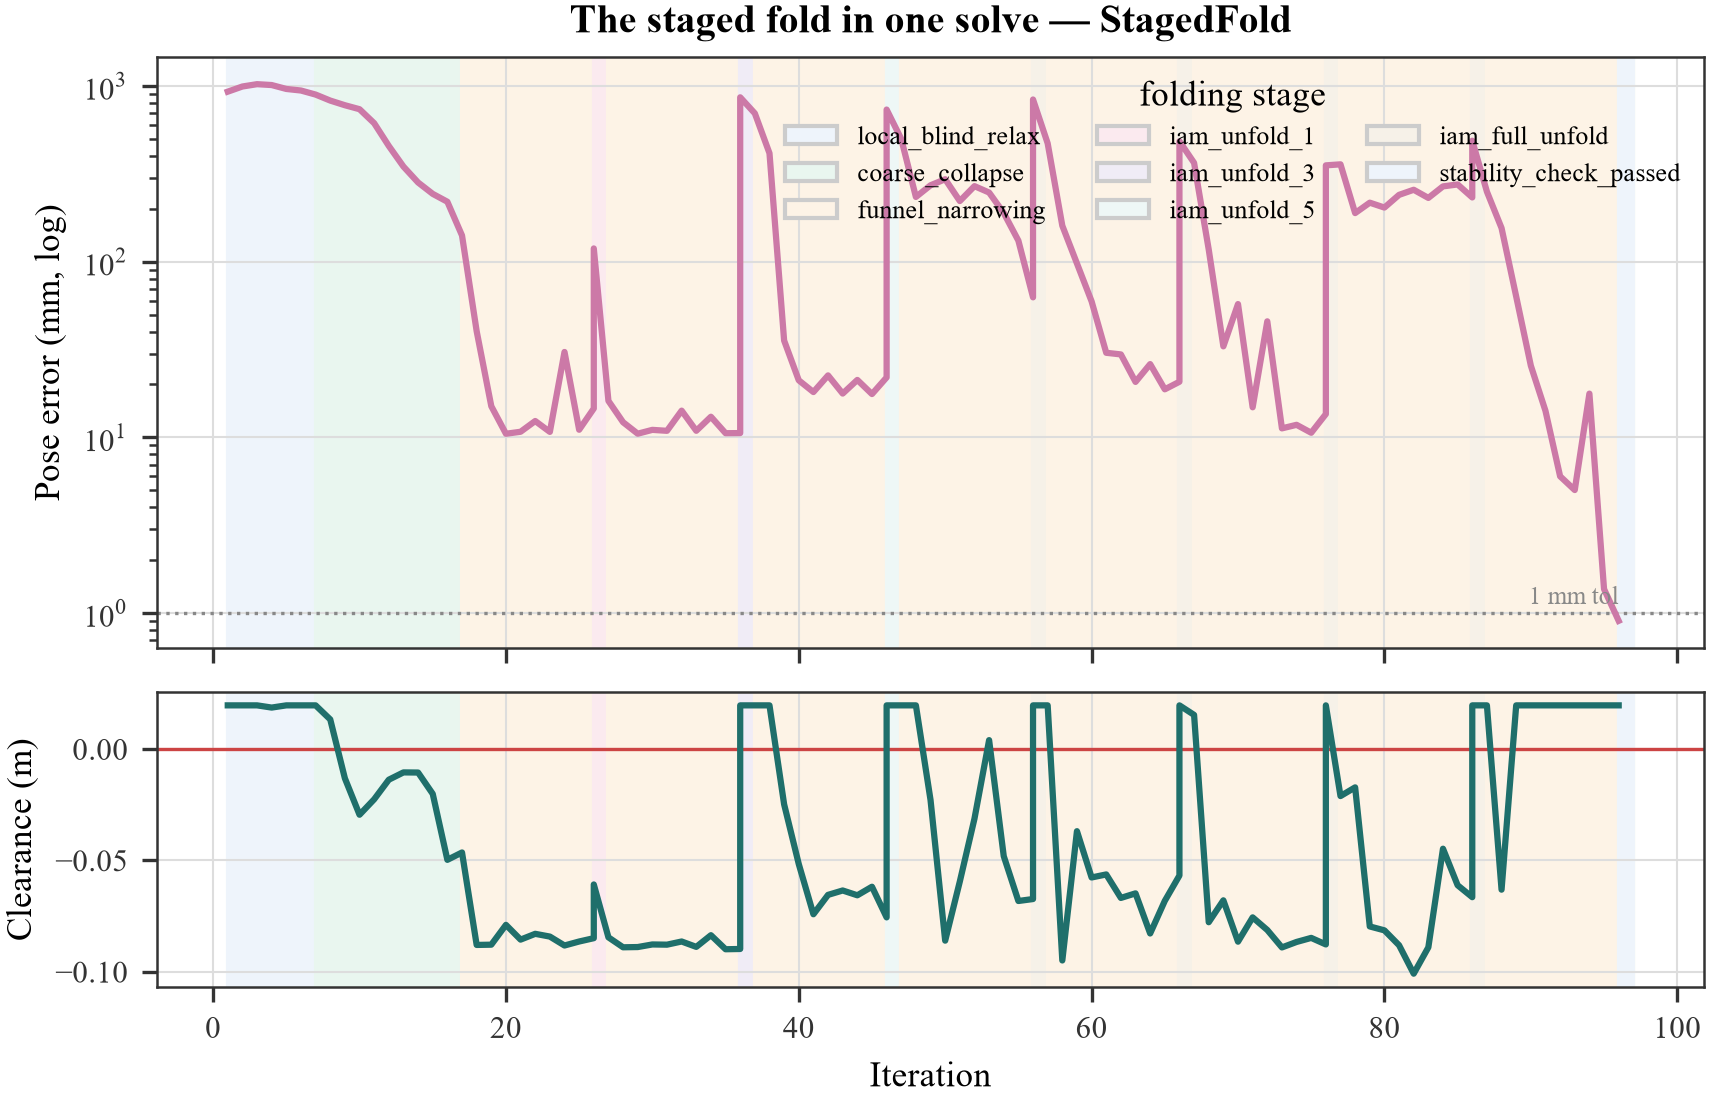

This chart was generated by the following Python code:
"""P2 -- the staged fold as a convergence trace: connects the folding-funnel metaphor
to the actual solver run. For one UR5 `cluttered` solve of StagedFold it plots
pose error and self-collision clearance against iteration, with the folding stages
(local-blind relax -> coarse collapse -> funnelled search -> chaperone rescue ->
stability gate) shaded as bands. You can see the target-blind first stage not
touching pose error, the collapse dropping it, the funnel narrowing, and a chaperone
rescue firing on a stall.

Runs the solver with collect_steps=True, so it needs the backend venv python.
Run:  python fig_energy_trace.py [--solver protein_ik] [--max-seeds 60]
"""
from __future__ import annotations

import argparse
import os
import sys

sys.path.insert(0, os.path.dirname(os.path.abspath(__file__)))
import _style as S
sys.path.insert(0, str(S.REPO / "backend"))

import numpy as np
import matplotlib.pyplot as plt

from app.core.kinematics import get_robot_spec
from app.api.scenarios import generate_target
from app.solvers.registry import run_solver

# a soft, distinct band colour per phase (matched by substring, order-preserving)
PHASE_COLORS = ["#eef4fb", "#e9f6ef", "#fdf3e6", "#fbeaef", "#f0ecf6",
                "#eef7f6", "#f6f1e8"]


def pick_solve(solver, robot, scenario, max_seeds):
    """Prefer a solve that fired a chaperone rescue (restarts>0) so the trace shows
    the full staged story; fall back to the longest successful trace."""
    fallback = None
    for seed in range(1, max_seeds + 1):
        g = np.random.default_rng(seed)
        q0, T = generate_target(get_robot_spec(robot), g, scenario)
        r = run_solver(solver, get_robot_spec(robot), q0, T,
                       np.random.default_rng(seed * 1_000_003 + 1), collect_steps=True)
        if not r.steps:
            continue
        if r.success and r.restarts and r.restarts > 0:
            return seed, r
        if r.success and (fallback is None or len(r.steps) > len(fallback[1].steps)):
            fallback = (seed, r)
    return fallback if fallback else (None, None)


def phase_spans(phases):
    """Contiguous runs of identical phase labels -> [(phase, i0, i1), ...]."""
    spans, start = [], 0
    for i in range(1, len(phases) + 1):
        if i == len(phases) or phases[i] != phases[start]:
            spans.append((phases[start], start, i - 1))
            start = i
    return spans


def main():
    ap = argparse.ArgumentParser()
    ap.add_argument("--solver", default="protein_ik")
    ap.add_argument("--robot", default="ur5")
    ap.add_argument("--scenario", default="cluttered")
    ap.add_argument("--max-seeds", type=int, default=60)
    args = ap.parse_args()

    S.use_paper_style()
    seed, r = pick_solve(args.solver, args.robot, args.scenario, args.max_seeds)
    if r is None:
        print("No successful traced solve found; raise --max-seeds.")
        return
    print(f"  {S.label(args.solver)} on {args.robot}/{args.scenario}, seed {seed}: "
          f"{len(r.steps)} steps, restarts={r.restarts}")

    it = np.array([s.iteration for s in r.steps], dtype=float)
    pos_mm = np.array([s.pos_error * 1000.0 for s in r.steps])
    clr = np.array([s.min_self_distance for s in r.steps])
    phases = [s.phase or "—" for s in r.steps]

    spans = phase_spans(phases)
    uniq = list(dict.fromkeys(p for p, _, _ in spans))
    pcol = {p: PHASE_COLORS[i % len(PHASE_COLORS)] for i, p in enumerate(uniq)}

    fig, (ax1, ax2) = plt.subplots(2, 1, figsize=(S.COL * 1.9, S.COL * 1.15),
                                   sharex=True, height_ratios=[2, 1])
    for ax in (ax1, ax2):
        for p, i0, i1 in spans:
            ax.axvspan(it[i0], it[i1] + 1, color=pcol[p], zorder=0)

    ax1.plot(it, pos_mm, color=S.color(args.solver), lw=1.5, zorder=3)
    ax1.axhline(1.0, ls=":", lw=0.8, color="#888")   # 1 mm success threshold
    ax1.text(it[-1], 1.05, "1 mm tol", fontsize=6, color="#888", ha="right", va="bottom")
    ax1.set_yscale("log")
    ax1.set_ylabel("Pose error (mm, log)")
    ax1.set_title(f"The staged fold in one solve — {S.label(args.solver)}")

    ax2.plot(it, clr, color="#1f6f6b", lw=1.5, zorder=3)
    ax2.axhline(0.0, ls="-", lw=0.8, color="#c44")   # collision boundary
    ax2.set_ylabel("Clearance (m)")
    ax2.set_xlabel("Iteration")

    # phase legend (band colours)
    from matplotlib.patches import Patch
    handles = [Patch(facecolor=pcol[p], edgecolor="#ccc", label=p) for p in uniq]
    ax1.legend(handles=handles, ncol=min(3, len(uniq)), loc="upper right",
               fontsize=6.2, title="folding stage")
    fig.subplots_adjust(hspace=0.10)

    S.save(fig, "fig_energy_trace")


if __name__ == "__main__":
    main()
